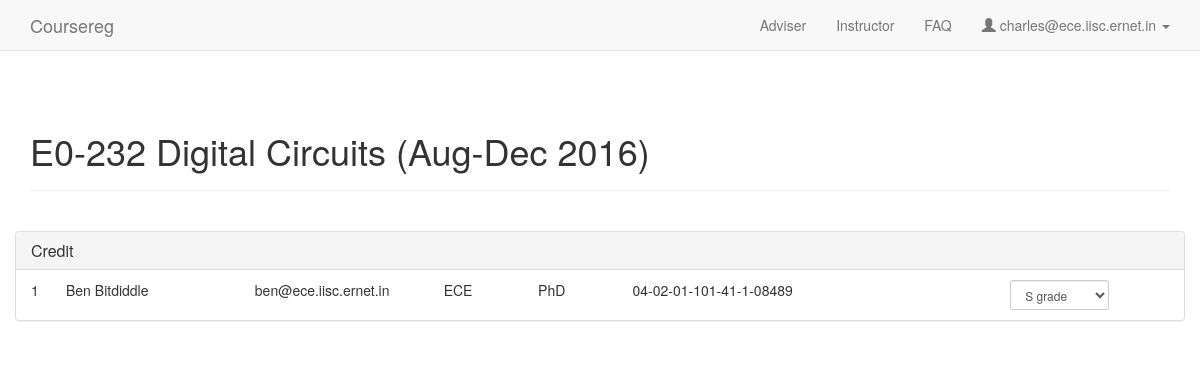
The app's page /instructor/1 (signed in), older data.
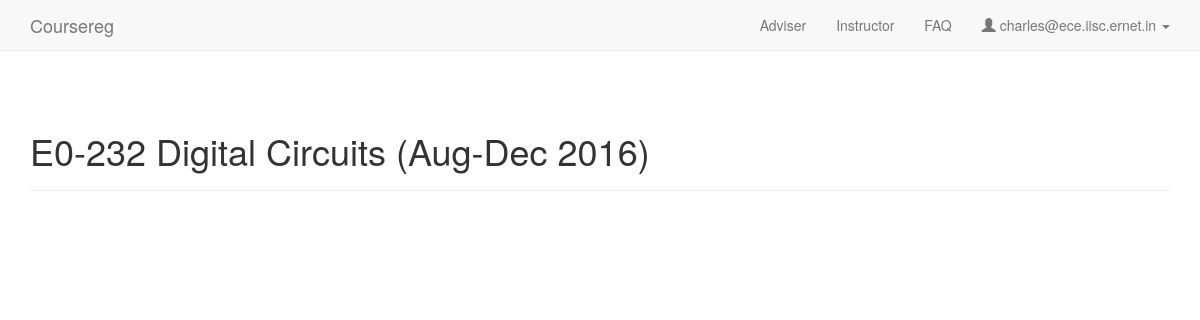
The same page, newer data.
### coursereg/models.py (models this page shows, shortened)
class User(AbstractBaseUser, PermissionsMixin):
    USER_TYPE_STUDENT = 0
    USER_TYPE_FACULTY = 1
    USER_TYPE_DCC = 2
    USER_TYPE_OTHER = 3
    USER_TYPE_CHOICES = (
        (USER_TYPE_STUDENT, "Student"),
        (USER_TYPE_FACULTY, "Faculty"),
        (USER_TYPE_DCC, "DCC"),
        (USER_TYPE_OTHER, "Other"),
    )
    email = models.EmailField(max_length=254, unique=True)
    full_name = models.CharField(max_length=250)
    user_type = models.IntegerField(default=USER_TYPE_OTHER, choices=USER_TYPE_CHOICES)
    adviser = models.ForeignKey('self', null=True, blank=True, on_delete=models.CASCADE, limit_choices_to={'user_type': USER_TYPE_FACULTY})
    degree = models.ForeignKey(Degree, on_delete=models.CASCADE, null=True, blank=True)
    department = models.ForeignKey(Department, on_delete=models.CASCADE, null=True)
    date_joined = models.DateTimeField(default=timezone.now)
    sr_no = models.CharField(max_length=200, default='-')
    is_dcc_review_pending = models.BooleanField(default=False)
    is_staff = models.BooleanField(default=False)
    is_active = models.BooleanField(default=True)
    objects = CustomUserManager()
    USERNAME_FIELD = 'email'
    REQUIRED_FIELDS = []

class Department(models.Model):
    name = models.CharField(max_length=100)
    def abbreviation(self):
        r = re.search(r'\((.+)\)\s*$', self.name)
        if r:
            return r.group(1)
        else:
            return self.name

class Degree(models.Model):
    name = models.CharField(max_length=100)
    def __unicode__(self):
        return self.name

### coursereg/views/instructor.py (the view)
# urls.py: url(r'^instructor/([0-9]+)$', views.instructor.detail, name='instructor_detail'),
@login_required
def detail(request, course_id):
    course = models.Course.objects.get(id=course_id)
    reg_requests = [
        (p.state == models.Participant.STATE_CREDIT, p.id, p.user)
        for p in models.Participant.objects.filter(course=course,
                                                   is_adviser_approved=True,
                                                   is_instructor_approved=False)]
    crediting = [(p.user, p.id, p.grade)
        for p in models.Participant.objects.filter(course=course,
                                                   state=models.Participant.STATE_CREDIT,
                                                   is_adviser_approved=True,
                                                   is_instructor_approved=True)]
    auditing = [(p.user, p.id, p.grade)
        for p in models.Participant.objects.filter(course=course,
                                                   state=models.Participant.STATE_AUDIT,
                                                   is_adviser_approved=True,
                                                   is_instructor_approved=True)]
    dropped = [p.user for p in models.Participant.objects.filter(course=course,
                                                                 state=models.Participant.STATE_DROP,
                                                                 is_adviser_approved=True,
                                                                 is_instructor_approved=True)]
    context = {
        'user_type': 'faculty',
        'user_email': request.user.email,
        'course': course,
        'registration_requests': reg_requests,
        'crediting': crediting,
        'auditing': auditing,
        'dropped': dropped
    }
    return render(request, 'coursereg/instructor_detail.html', context)

### coursereg/models.py (called while the page is built)
    def __unicode__(self):
        return self.num + ' ' + self.title + ' (%s %s)' % (self.TERM_CHOICES[self.term][1], self.last_reg_date.year)

### coursereg/templates/coursereg/instructor_detail.html (shortened to what this page needs)
{% extends "coursereg/base.html" %}
{% block body %}
{% include "coursereg/nav.html" %}
<div class="container" id="maincontainer">
    <div class="row top-buffer-1">
        <div class="col-md-12">
            <div class="page-header">
                <h1>{{ course }}</h1>
            </div>
        </div>
    </div>
    {% if crediting %}
    <div class="row top-buffer-1">
        <div class="panel panel-default">
            <div class="panel-heading">
                <h3 class="panel-title">Credit</h3>
            </div>
            <ul class="list-group">
                {% for user, pid, grade in crediting %}
                <li class="list-group-item">
                    <div class="pull-left">{{ forloop.counter }}</div>
                    <div class="row requestrow">
                        <div class="col-md-12 col-xs-11">
                            <div class="row">
                                <div class="col-md-2 col-xs-12">
                                    {{ user.full_name }}
                                </div>
                                <div class="col-md-2 col-xs-12">
                                    {{ user.email }}
                                </div>
                                <div class="col-md-1 col-xs-12">
                                    {{ user.department.abbreviation }}
                                </div>
                                <div class="col-md-1 col-xs-12">
                                    {{ user.degree }}
                                </div>
                                <div class="col-md-4 col-xs-12">
                                    {{ user.sr_no }}
                                </div>
                                <div class="col-md-1">
                                    <form class="form-inline" action="{% url 'coursereg:participants_update' pid %}" method="post">
                                        <div class="form-group">
                                            <select class="form-control input-sm" name="grade" onchange="this.form.submit()">
                                                {% if grade == 1 %}
                                                <option value="1" selected>S grade</option>
                                                {% else %}
                                                <option value="1">S grade</option>
                                                {% endif %}
                                            </select>
                                        </div>
                                    </form>
                                </div>
                            </div>
                        </div>
                    </div>
                </li>
                {% endfor %}
            </ul>
        </div>
    </div>
    {% endif %}
</div>
{% endblock %}

Row changes from the older to the newer data that the page shows:
no longer on this page (row edited): User: full_name "Ben Bitdiddle", email "ben@ece.iisc.ernet.in", department.abbreviation "ECE", degree "PhD", sr_no "04-02-01-101-41-1-08489"
Text that changed along with them:
text no longer shown: "Credit"
